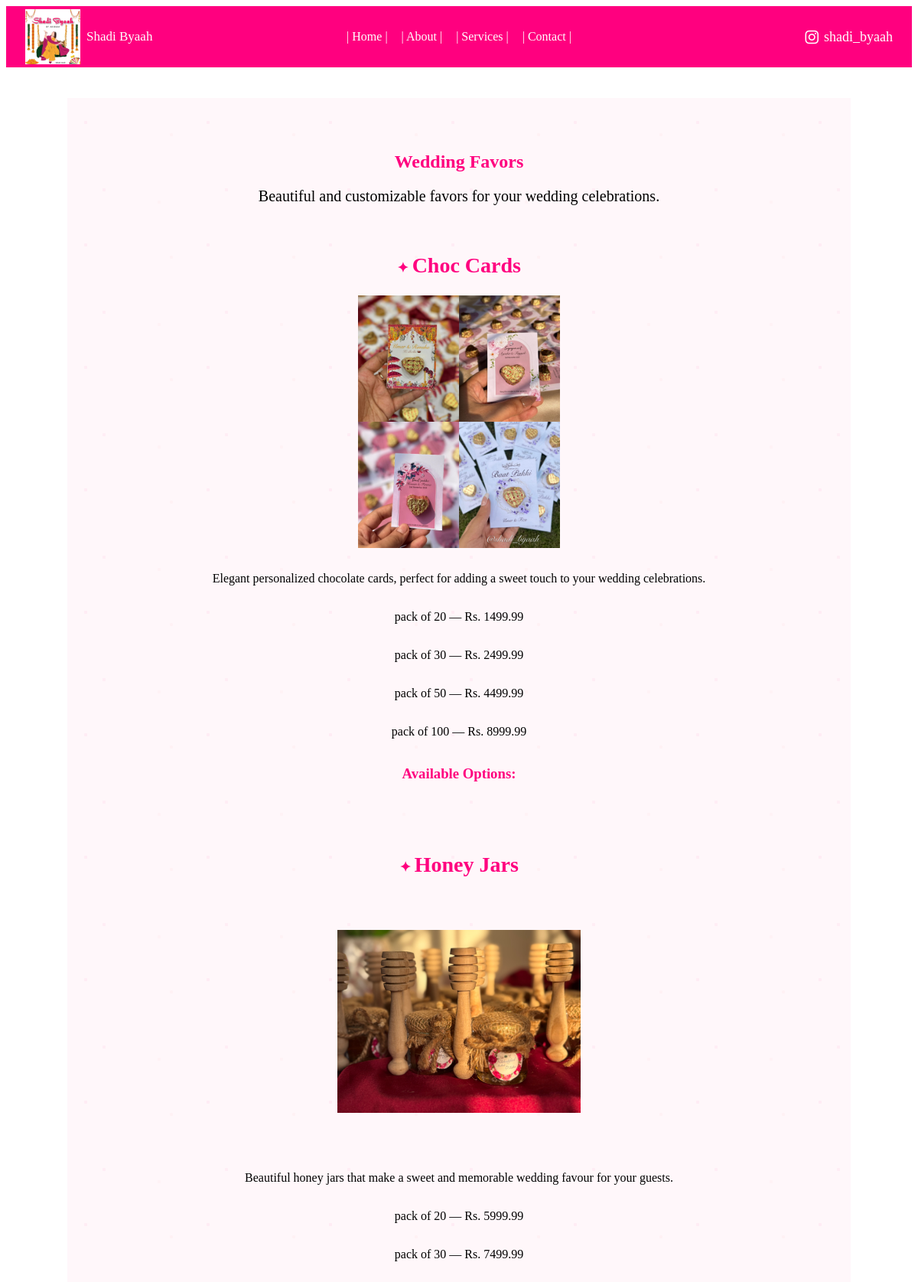
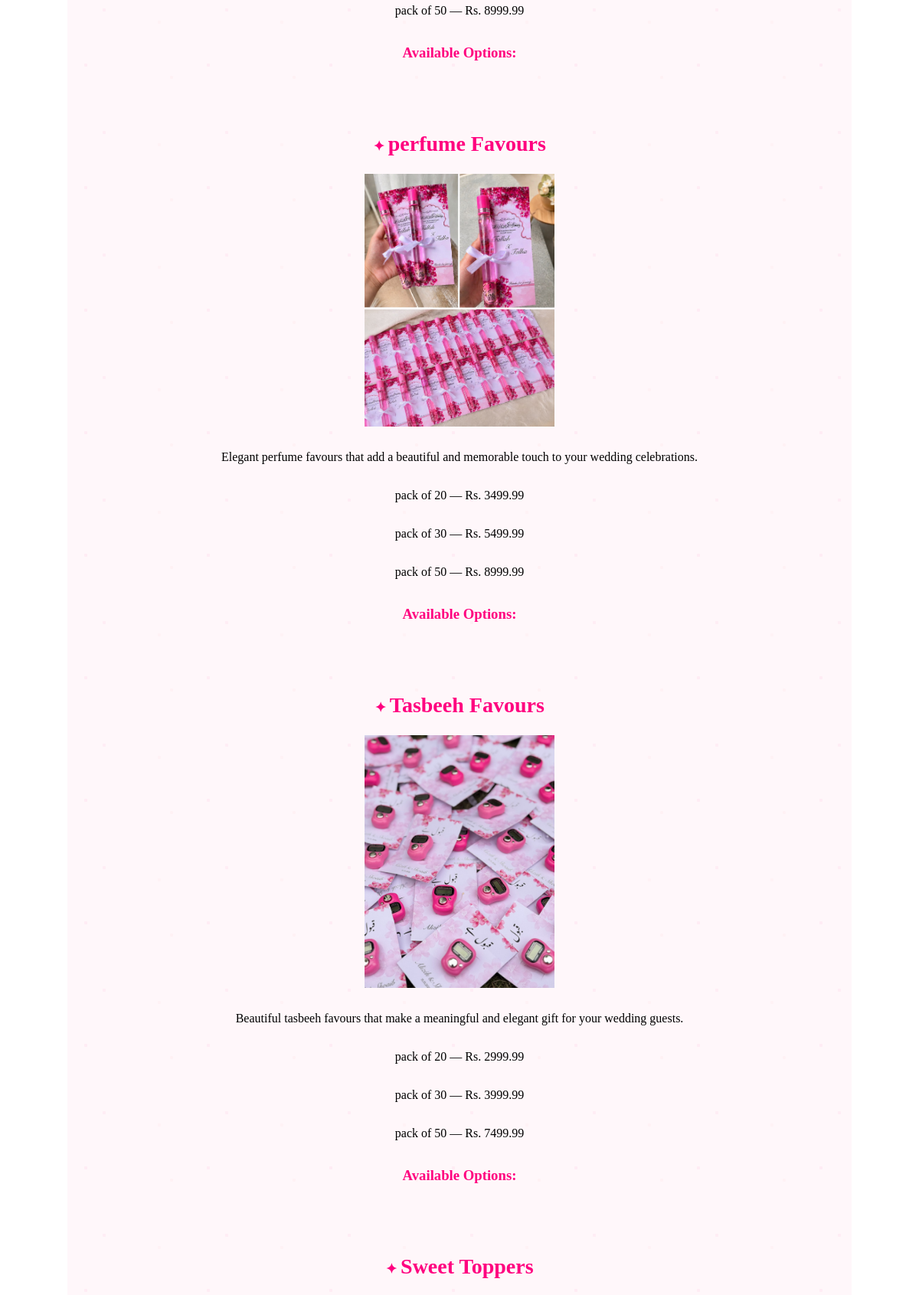
Page /wedding-favours/ (upper part) on the committed database (2 pictures, top to bottom).
### home/models.py (models this page shows, shortened)
class ProductImage(models.Model):
    product = models.ForeignKey(
        Product,
        on_delete=models.CASCADE,
        related_name='images'
    )
    image = models.CharField(max_length=255)

class Product(models.Model):
    CATEGORY_CHOICES = [
        ('mehndi_favors', 'Mehndi Favors'),
        ('wedding_favours', 'Wedding Favours'),
        ('nikah_essentials', 'Nikah Essentials'),
        ('bridal_shower', 'Bridal Shower'),
        ('baby_shower', 'Baby Shower'),
        ('wedding_cards', 'Wedding Cards'),
        ('floral_jewellery', 'Floral Jewellery'),
        ('engagement', 'Engagement'),
    ]
    CUSTOMIZATION_CHOICES = [
        ('full', 'Full Customization'),
        ('name_only', 'Name Only'),
        ('none', 'No Customization'),
    ]
    name = models.CharField(max_length=200)
    category = models.CharField(max_length=50, choices=CATEGORY_CHOICES)
    description = models.TextField()
    price = models.DecimalField(
        max_digits=10,
        decimal_places=2,
        null=True,
        blank=True
    )
    customization_type = models.CharField(
        max_length=20,
        choices=CUSTOMIZATION_CHOICES,
        default='none'
    )

class ProductOption(models.Model):
    product = models.ForeignKey(
        Product,
        on_delete=models.CASCADE,
        related_name='options'
    )
    option_name = models.CharField(max_length=100)
    price = models.DecimalField(
        max_digits=10,
        decimal_places=2
    )

### home/views.py (the view)
# urls.py: path('wedding-favours/', views.wedding_favours, name='wedding_favours'),
def wedding_favours(request):
    products = Product.objects.filter(category='wedding_favours')
    return render(request, 'wedding_favours.html', {'products': products})

### templates/wedding_favours.html (shortened to what this page needs)
{% load static %}
<!DOCTYPE html>
<html lang="en">
<head>
    <link rel="stylesheet" href="{% static 'css/style.css' %}">
    <link rel="stylesheet" href="https://cdnjs.cloudflare.com/ajax/libs/font-awesome/6.5.2/css/all.min.css">
</head>
<body>
<header>
    <div class="header-left">
        <img src="{% static 'images/logo.jpeg' %}" alt="Shadi Byaah Logo">
        <span>Shadi Byaah</span>
    </div>
    <nav>
        <a href="{% url 'home' %}">| Home |</a>
        <a href="#">| About |</a>
        <a href="#">| Services |</a>
        <a href="#">| Contact |</a>
    </nav>
    <div class="header-right">
        <i class="fa-brands fa-instagram"></i>
        <span>shadi_byaah</span>
    </div>
</header>
<main>
    <section class="products">
        <h1>Wedding Favors</h1>
        <p>Beautiful and customizable favors for your wedding celebrations.</p>
        <div class="product-container">
            {% for product in products %}
                <a href="{% url 'product_detail' product.id %}" class="product-card">
                    <div class="product-slider">
                        {% for image in product.images.all %}
                            <img src="{% static 'images/' %}{{ image.image }}" alt="{{ product.name }}">
                        {% endfor %}
                    </div>
                    <h2>{{ product.name }}</h2>
                    <p>{{ product.description }}</p>
                    {% if product.options.all %}
                        <h3>Available Options:</h3>
                        {% for option in product.options.all %}
                            <p>
                                {{ option.option_name }} — Rs. {{ option.price }}
                            </p>
                        {% endfor %}
                    {% endif %}
                </a>
            {% endfor %}
        </div>
    </section>
</main>
</body>
</html>

### static/css/style.css (style rules this page uses)
header { background-color: #FF007F; position: relative; height: 80px; display: flex; align-items: center; justify-content: center; }
.header-left { position: absolute; left: 25px; top: 50%; transform: translateY(-50%); display: flex; align-items: center; gap: 8px; }
.header-left img { width: 72px; height: 72px; object-fit: contain; }
.header-left span { font-family: "DM Serif Display", serif; font-size: 17px; color: white; }
header nav { display: flex; gap: 18px; align-items: center; }
header nav a { color: white; text-decoration: none; font-family: "Playfair Display", serif; font-size: 16px; }
.header-right { position: absolute; right: 25px; top: 50%; transform: translateY(-50%); display: flex; align-items: center; gap: 7px; color: white; font-family: "Playfair Display", serif; font-size: 18px; }
.header-right i { font-size: 20px; color: white; }
main { min-height: calc(100vh - 140px); display: flex; align-items: center; justify-content: space-between; padding: 40px 80px; box-sizing: border-box; }
.products { background-color: #fff7fa; background-image: radial-gradient( circle at 15% 20%, rgba(255, 105, 180, 0.08) 0 2px, transparent 2.5px ), radial-gradient( circle at 85% 30%, rgba(255, 182, 193, 0.09) 0 2px, transparent 2.5px ), radial-gradient( circle at 30% 75%, rgba(255, 105, 180, 0.07) 0 2px, transparent 2.5px ), radial-gradient( circle at 75% 85%, rgba(255, 182, 193, 0.08) 0 2px, transparent 2.5px ); background-size: 160px 160px; background-repeat: repeat; min-height: 100vh; padding: 50px 30px; width: 100%; box-sizing: border-box; }
.products h1 { color: #FF007F; font-family: "DM Serif Display", serif; text-align: center; }
.product-card { text-decoration: none; color: inherit; }
.product-card h2 { color: #FF007F; font-family: "DM Serif Display", serif; font-size: 28px; }
.product-card h2::before { content: "✦ "; font-size: 18px; }
.product-card p { font-family: "Playfair Display", serif; }
.product-card h3 { color: #FF007F; font-family: "DM Serif Display", serif; }
.product-slider { display: flex; overflow-x: auto; scroll-snap-type: x mandatory; width: 100%; max-width: 318px; margin: 0 auto 15px; scroll-behavior: smooth; }
.product-slider img { flex: 0 0 100%; width: 100%; height: 330px; object-fit: contain; border-radius: 10px; scroll-snap-align: start; }
.category-card, .product-container { display: flex !important; flex-direction: column !important; align-items: center !important; gap: 50px !important; max-width: 1100%; margin: 40px auto 0; }
.product-card { display: flex !important; flex-direction: column !important; align-items: center !important; width: 100%; max-width: 700px; text-align: center !important; }
.product-card .product-slider { margin: 0 auto 15px; }
.product-card h2, .product-card p, .product-card h3 { text-align: center; width: 100%; }
.products > p { text-align: center; font-size: 20px; font-family: 'Playfair Display', serif; margin-bottom: 30px; }
.product-card { display: flex; flex-direction: column; }
.product-card h2 { order: 1; }
.product-slider { order: 2; }
.product-card p { order: 3; }
.product-card h3 { order: 4; }

### rows in the picture
Product: name "Choc Cards", description "Elegant personalized chocolate cards, perfect for adding a sweet touch to your wedding celebrations."
ProductImage: image (picture)
ProductOption: option_name "pack of 20", price "1499.99"
ProductOption: option_name "pack of 30", price "2499.99"
ProductOption: option_name "pack of 50", price "4499.99"
ProductOption: option_name "pack of 100", price "8999.99"
Product: name "Honey Jars", description "Beautiful honey jars that make a sweet and memorable wedding favour for your guests."
ProductImage: image (picture)
ProductOption: option_name "pack of 20", price "5999.99"
ProductOption: option_name "pack of 30", price "7499.99"
ProductOption: option_name "pack of 50", price "8999.99"
Product: name "perfume Favours", description "Elegant perfume favours that add a beautiful and memorable touch to your wedding celebrations."
ProductImage: image (picture)
ProductOption: option_name "pack of 20", price "3499.99"
ProductOption: option_name "pack of 30", price "5499.99"
ProductOption: option_name "pack of 50", price "8999.99"
Product: name "Tasbeeh Favours", description "Beautiful tasbeeh favours that make a meaningful and elegant gift for your wedding guests."
ProductImage: image (picture)
ProductOption: option_name "pack of 20", price "2999.99"
ProductOption: option_name "pack of 30", price "3999.99"
ProductOption: option_name "pack of 50", price "7499.99"
Product: name "Sweet Toppers"
